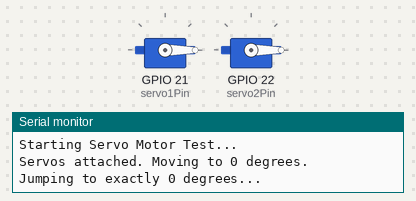
Bench run of a sketch on a simulated ESP32. Shown: 2 × servo, the last lines printed to the serial monitor.

Above: at 2.05 s.
At 6.5 s:
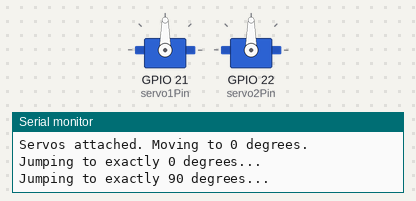
At 11.0 s:
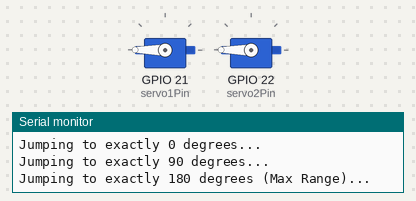
Timing chart, 0 to 13.7 s (numbered marks = the images above):
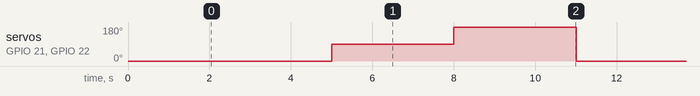

The sketch:

esp32_servo_test.ino
```cpp
#include <ESP32Servo.h>

// Define the pins you are using for the servos
const int servo1Pin = 21;
const int servo2Pin = 22;

Servo gateServo1;
Servo gateServo2;

void setup() {
  Serial.begin(115200);
  Serial.println("Starting Servo Motor Test...");

  // IMPORTANT: On ESP32, you must allocate timers for the servos.
  // This solves many "buzzing but not moving" or jittering issues!
  ESP32PWM::allocateTimer(0);
  ESP32PWM::allocateTimer(1);
  ESP32PWM::allocateTimer(2);
  ESP32PWM::allocateTimer(3);

  // Standard servos operate at 50Hz
  gateServo1.setPeriodHertz(50);
  gateServo2.setPeriodHertz(50);

  // Attach servos with specific minimum and maximum pulse widths.
  // 500 to 2400 microseconds is common for SG90 / MG996R servos.
  // If it still buzzes and doesn't move, try changing to 1000, 2000
  gateServo1.attach(servo1Pin, 500, 2400);
  gateServo2.attach(servo2Pin, 500, 2400);

  Serial.println("Servos attached. Moving to 0 degrees.");
  gateServo1.write(0);
  gateServo2.write(0);
  delay(2000); // Wait 2 seconds
}

void loop() {
  Serial.println("Jumping to exactly 0 degrees...");
  gateServo1.write(0);
  gateServo2.write(0);
  delay(3000); // Hold at 0 for 3 seconds

  Serial.println("Jumping to exactly 90 degrees...");
  gateServo1.write(90);
  gateServo2.write(90);
  delay(3000); // Hold at 90 for 3 seconds

  Serial.println("Jumping to exactly 180 degrees (Max Range)...");
  gateServo1.write(180);
  gateServo2.write(180);
  delay(3000); // Hold at 180 for 3 seconds
}
```

Measured:
- by itself, servo on GPIO 21 (servo1Pin), servo on GPIO 22 (servo2Pin): repeats every 9.0 s: 180° 3.0 s, 0° 3.0 s, 90° 3.0 s
